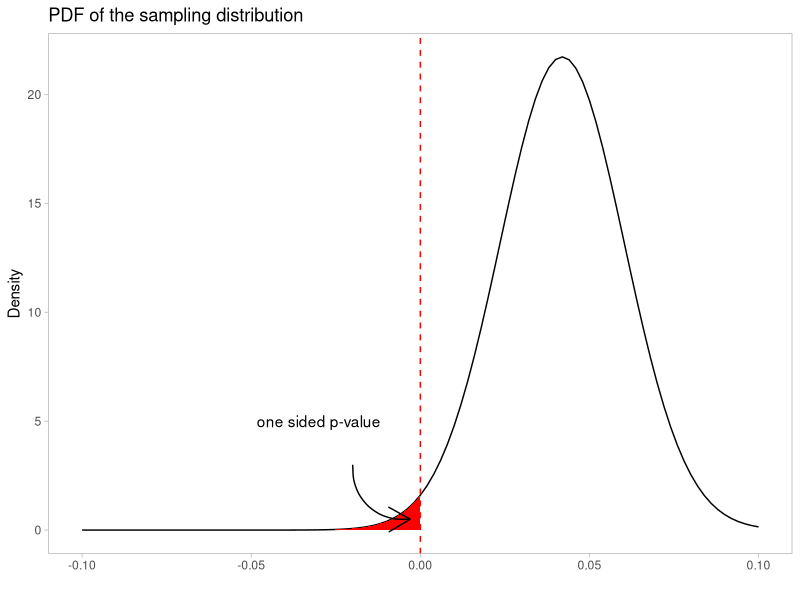
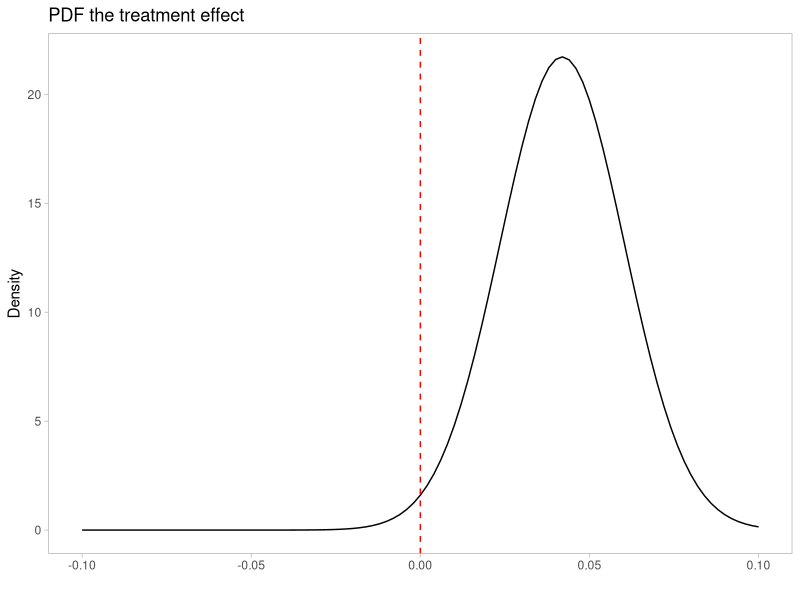
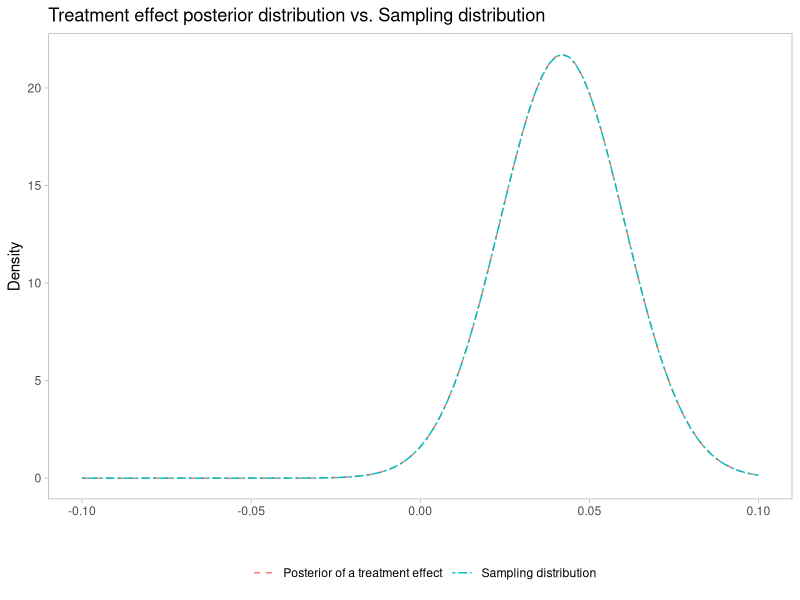
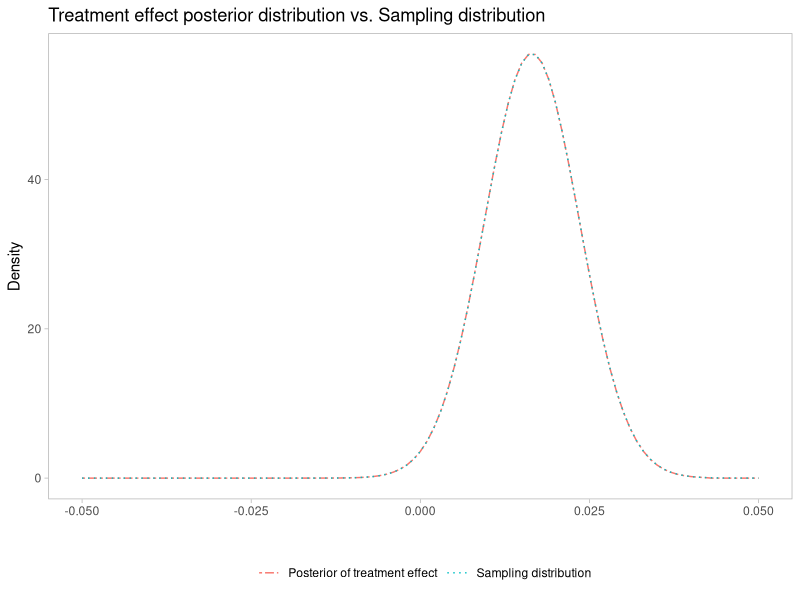
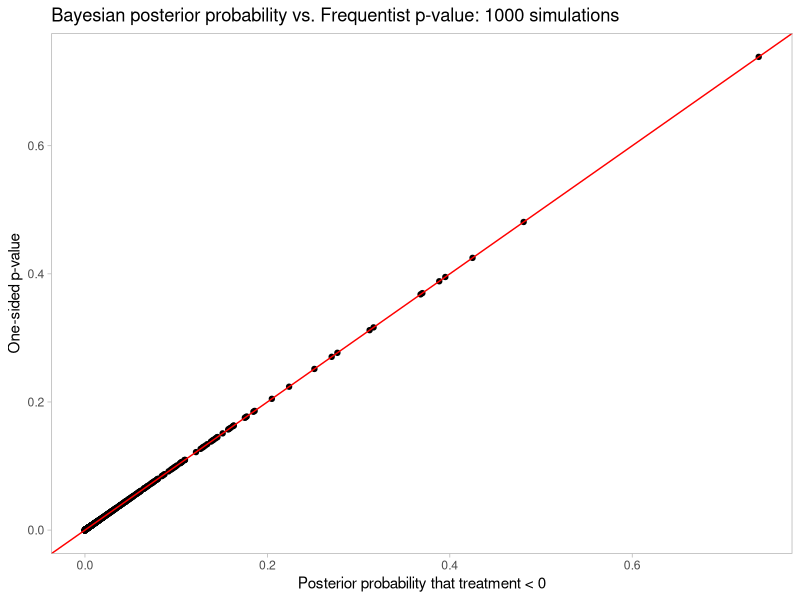

Write R code to recreate these figures, in order.
## ---- chunk 1
library(ggplot2)
library(tidyverse)
library(kableExtra)
## ---- chunk 2

set.seed(42)
n = 6000
effect_size = 0.05

A = rnorm(n, 0, 1)
B = rnorm(n, effect_size, 1)


sampling_distribution = function(X, Y) {
  list(
    mean = mean(X) - mean(Y),
    sd = sqrt(var(X) / n + var(Y) / n)
  )
}

sdist = sampling_distribution(B, A)
t = sdist$mean / sdist$sd

as_tibble(sdist) |> 
  pivot_longer(everything(), names_to = "statistic") |> 
  kbl(caption='Summary statistics of the sampling distribution') |> 
  kable_minimal(full_width = T, position='left')


tibble(
  statistic = c('Test statistic', 'P-value'),
  value = c(t, (1 - pnorm(t)) * 2)
) |> kbl(caption='Hypothesis test outcomes') |> 
  kable_minimal(full_width = T, position='left')

## ---- chunk 3

pvalue_dens = function(x, mean, sd) {
  if_else(x <= 0, dnorm(x, mean, sd), 0)
}

ggplot() + geom_function(
  fun = dnorm,
  args = sdist
) + xlim(-0.1, 0.1) + 
  geom_vline(xintercept=0, color='red', linetype='dashed') + 
  xlab("") + ggtitle("PDF of the sampling distribution") + 
  ylab("Density") +
  stat_function(
    fun = dnorm,
    args = sdist,
    geom = 'area',
    fill = 'red',
    xlim = c(-0.1, 0.0)
  ) + 
  annotate('text', x = -0.03, y=5, label='one sided p-value') + 
  geom_curve(
    aes(x=-0.02, y=3, xend=-0.003, yend=0.5), 
    arrow=arrow(angle=-30), linewidth=0.5
  ) +
  theme_light() + theme(panel.grid=element_blank())
## ---- chunk 4
#this is also a p-value!
format(pnorm(0, mean = sdist$mean, sd = sdist$sd, lower.tail=T) * 2, digits=4)
## ---- chunk 5
t.test(B, A)
## ---- chunk 6
difference_of_two_normals = function(X, Y) {
  list (
    mean = X$mean - Y$mean,
    tau = 1 / ((1 / X$tau) + (1 / Y$tau)),
    sd = sqrt((1 / X$tau) + (1 / Y$tau))
  )
}


difference_of_two_normals(list(mean=0, tau=0.001), list(mean=0, tau=0.001)) |> 
  as_tibble() |> pivot_longer(everything(), names_to = 'statistic') |>
  kbl(caption='Implied treatment effect prior distribution') |> 
  kable_minimal(full_width = T, position='left')

## ---- chunk 7

calculate_normal_posterior = function(X, prior) {
  n = length(X)
  observed_mu = mean(X)
  observed_tau = 1 / var(X)
  
  list(
    mean = (prior$tau * prior$mean + observed_tau * observed_mu * n) / (prior$tau + n * observed_tau),
    tau = (prior$tau + n * observed_tau),
    sd = sqrt(1 / (prior$tau + n * observed_tau))
  )
}

A_posterior = calculate_normal_posterior(A, list(mean=0, tau=0.001))
B_posterior = calculate_normal_posterior(B, list(mean=0, tau=0.001))

bind_rows(A_posterior, B_posterior, .id = 'ID') |> 
  mutate(ID = str_replace_all(ID, c('1'='A', '2'='B'))) |>
  kbl(caption='Posterior distributions of experiment arms') |> 
  kable_minimal(full_width = T, position='left')

## ---- chunk 8

treatment_posterior = difference_of_two_normals(B_posterior, A_posterior)
treatment_posterior |> as_tibble() |> pivot_longer(everything(), names_to = 'statistic') |>
  kbl(caption='Posterior distribution of the treatment effect') |> 
  kable_minimal(full_width = T, position='left')
## ---- chunk 9
ggplot() + geom_function(
  fun = dnorm, 
  args = within(treatment_posterior, rm("tau"))
) + xlim(-0.1, 0.1) + 
  geom_vline(xintercept=0, color='red', linetype='dashed') + 
  xlab("") + ggtitle("PDF the treatment effect") + ylab("Density") +
  theme_light() + theme(panel.grid=element_blank())
## ---- chunk 10
ggplot() + geom_function(
  fun = dnorm, 
  args = within(treatment_posterior, rm("tau")),
  aes(color = 'Posterior of a treatment effect'),
  linetype='dashed'
) + xlim(-0.1, 0.1) + 
  geom_function(
  fun = dnorm, 
  args = sdist,
  aes(color = 'Sampling distribution'),
  linetype='twodash'
) + xlab("") + ggtitle("Treatment effect posterior distribution vs. Sampling distribution") + 
  ylab("Density") + labs(color='') +
  theme_light() + theme(panel.grid=element_blank(), legend.position='bottom')
## ---- chunk 11
eff = 0.02
baseline = 0.17
n_group = 6000


power.prop.test(n=n_group, p1 = baseline, p2 = baseline + eff, sig.level=0.05)
## ---- chunk 12
get_samples = function(n_group, baseline, eff) {
  list(
    A = rbinom(n_group, 1, baseline),
    B = rbinom(n_group, 1, baseline + eff)
  )
}

calculate_beta_posterior = function(X, prior){
  list(
    alpha = prior$alpha + sum(X),
    beta = prior$beta + (length(X) - sum(X))
  )
}

#calculate density at a given point X for the difference between two beta distributions
pdf_beta_diff = function(X, d1, d2) {
  
  sapply(X, function(t) {
    integrate(function(i) {
      (dbeta(i, d1$alpha, d1$beta) * dbeta(i-t, d2$alpha, d2$beta) + dbeta(i, d2$alpha, d2$beta) * dbeta(i+t, d1$alpha, d1$beta)) / 2
    }, lower=-Inf, upper=Inf, stop.on.error = F)$value
    })
  
}

#calculate a total CDF between X and Y for two beta distributions
cdf_beta_diff = function(X, Y, d1, d2) {
  integrate(pdf_beta_diff, d1, d2, lower=X, upper=Y, stop.on.error = F)$value
}
## ---- chunk 13
set.seed(42)
data = get_samples(n_group, baseline, eff)
sdist = sampling_distribution(data$B, data$A)
sdist |>as_tibble() |>
  pivot_longer(everything(), names_to = "statistic") |> 
  kbl(caption='Summary statistics of the sampling distribution') |> 
  kable_minimal(full_width = T, position='left')
## ---- chunk 14
A_posterior = calculate_beta_posterior(data$A, list(alpha=1, beta=1))
B_posterior = calculate_beta_posterior(data$B, list(alpha=1, beta=1))
## ---- chunk 15
ggplot() + geom_function(
  fun = pdf_beta_diff, 
  args = list(d1=B_posterior, d2=A_posterior),
  aes(color = 'Posterior of treatment effect'),
  linetype='twodash'
) + xlim(-0.05, 0.05) + 
  geom_function(
  fun = dnorm, 
  args = sdist,
  aes(color = 'Sampling distribution'),
  linetype='dotted'
) + xlab("") + ggtitle("Treatment effect posterior distribution vs. Sampling distribution") + 
  ylab("Density") + labs(color='') +
  theme_light() + theme(panel.grid=element_blank(), legend.position='bottom')
## ---- chunk 16
tibble(
  statistic = c('One-sided p-value', 'Probabability treatment is < 0'), 
  value = c(
    t.test(data$B, data$A, alternative='g')$p.value, 
    cdf_beta_diff(-Inf, 0, B_posterior, A_posterior)
  )
) |> kbl(caption='P-value vs. Bayesian estimate of treatment effect < 0') |> 
  kable_minimal(full_width = T, position='left')
## ---- chunk 17
sim_results = sapply(1:1000, function(i) {
  data = get_samples(n_group, baseline, eff)
  A_posterior = calculate_beta_posterior(data$A, list(alpha=1, beta=1))
  B_posterior = calculate_beta_posterior(data$B, list(alpha=1, beta=1))
  posterior_prob_above_zero = cdf_beta_diff(-Inf, 0, B_posterior, A_posterior)
  p_value = t.test(data$B, data$A, alternative='g')$p.value
  c(posterior_prob_above_zero, p_value)
})
## ---- chunk 18
sim_results |> t() |> as_tibble(.name_repair = "unique") |> 
  rename_with(function(x) c('X', 'Y')) |>
  ggplot() + geom_point(aes(x=X, y=Y)) + labs(
  x = 'Posterior probability that treatment < 0', y="One-sided p-value"
) + geom_abline(slope=1, intercept = 0, color='red') + 
  ggtitle('Bayesian posterior probability vs. Frequentist p-value: 1000 simulations') +
  theme_light() + theme(panel.grid=element_blank(), legend.position='bottom')
